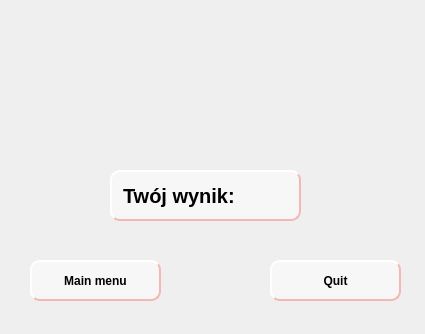
<?xml version="1.0" encoding="UTF-8"?>
<ui version="4.0">
 <class>QuizApp</class>
 <widget class="QWidget" name="QuizApp">
  <property name="geometry">
   <rect>
    <x>0</x>
    <y>0</y>
    <width>425</width>
    <height>334</height>
   </rect>
  </property>
  <property name="windowTitle">
   <string>Form</string>
  </property>
  <widget class="QLabel" name="label">
   <property name="geometry">
    <rect>
     <x>-4</x>
     <y>-8</y>
     <width>431</width>
     <height>341</height>
    </rect>
   </property>
   <property name="text">
    <string/>
   </property>
   <property name="pixmap">
    <pixmap>endlowScore.gif</pixmap>
   </property>
   <property name="scaledContents">
    <bool>true</bool>
   </property>
  </widget>
  <widget class="QPushButton" name="backButton">
   <property name="geometry">
    <rect>
     <x>270</x>
     <y>260</y>
     <width>131</width>
     <height>41</height>
    </rect>
   </property>
   <property name="styleSheet">
    <string notr="true">QPushButton#backButton {
background-color:rgba(255,255,255,120);
border-style:outset;
border-width:2px;
border-radius:10px;
border-color:rgb(245, 183, 179);
padding:4px;
Font:Bold;
}
QPushButton#backButton:hover {
background-color: rgb(255,255,255,60);
border-style: inset;
}
QPushButton#backButton:pressed {
 background-color: rgb(186, 139, 136);
 border-style: inset;
}</string>
   </property>
   <property name="text">
    <string>Quit</string>
   </property>
  </widget>
  <widget class="QPushButton" name="MainMenu">
   <property name="geometry">
    <rect>
     <x>30</x>
     <y>260</y>
     <width>131</width>
     <height>41</height>
    </rect>
   </property>
   <property name="styleSheet">
    <string notr="true">QPushButton#MainMenu {
background-color:rgba(255,255,255,120);
border-style:outset;
border-width:2px;
border-radius:10px;
border-color:rgb(245, 183, 179);
padding:4px;
font: Bold;
}
QPushButton#MainMenu:hover {
background-color: rgb(255,255,255,60);
border-style: inset;
}
QPushButton#MainMenu:pressed {
 background-color: rgb(186, 139, 136);
 border-style: inset;
}</string>
   </property>
   <property name="text">
    <string>Main menu</string>
   </property>
  </widget>
  <widget class="QLabel" name="scoreLabel">
   <property name="geometry">
    <rect>
     <x>110</x>
     <y>170</y>
     <width>191</width>
     <height>51</height>
    </rect>
   </property>
   <property name="styleSheet">
    <string notr="true">background-color:rgba(255,255,255,120);
border-style:outset;
border-width:2px;
border-radius:10px;
border-color:rgb(245, 183, 179);
padding:4px;
Font:bold 20px;
padding: 6px;</string>
   </property>
   <property name="text">
    <string>Twój wynik:</string>
   </property>
  </widget>
 </widget>
 <resources/>
 <connections/>
</ui>
